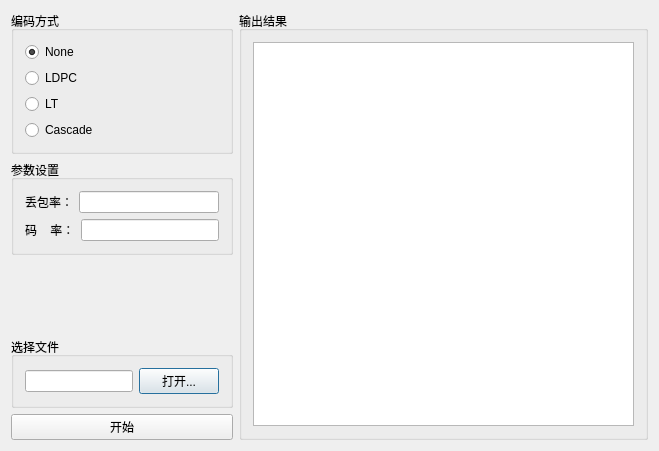
<?xml version="1.0" encoding="UTF-8"?>
<ui version="4.0">
 <class>Dialog</class>
 <widget class="QDialog" name="Dialog">
  <property name="geometry">
   <rect>
    <x>0</x>
    <y>0</y>
    <width>659</width>
    <height>451</height>
   </rect>
  </property>
  <property name="windowTitle">
   <string>Erasure_Code_Test</string>
  </property>
  <layout class="QHBoxLayout" name="horizontalLayout_5">
   <item>
    <layout class="QVBoxLayout" name="verticalLayout_3">
     <item>
      <widget class="QGroupBox" name="encode_groupBox">
       <property name="title">
        <string>编码方式</string>
       </property>
       <layout class="QVBoxLayout" name="verticalLayout">
        <item>
         <widget class="QRadioButton" name="radioButton_none">
          <property name="text">
           <string>None</string>
          </property>
          <property name="checked">
           <bool>true</bool>
          </property>
         </widget>
        </item>
        <item>
         <widget class="QRadioButton" name="radioButton_ldpc">
          <property name="text">
           <string>LDPC</string>
          </property>
         </widget>
        </item>
        <item>
         <widget class="QRadioButton" name="radioButton_lt">
          <property name="text">
           <string>LT</string>
          </property>
         </widget>
        </item>
        <item>
         <widget class="QRadioButton" name="radioButton_cascade">
          <property name="text">
           <string>Cascade</string>
          </property>
         </widget>
        </item>
       </layout>
      </widget>
     </item>
     <item>
      <widget class="QGroupBox" name="groupBox_parameter">
       <property name="title">
        <string>参数设置</string>
       </property>
       <layout class="QVBoxLayout" name="verticalLayout_2">
        <item>
         <layout class="QHBoxLayout" name="horizontalLayout">
          <item>
           <widget class="QLabel" name="label">
            <property name="text">
             <string>丢包率：</string>
            </property>
           </widget>
          </item>
          <item>
           <widget class="QLineEdit" name="lineEdit_para_errorRate"/>
          </item>
         </layout>
        </item>
        <item>
         <layout class="QHBoxLayout" name="horizontalLayout_2">
          <item>
           <widget class="QLabel" name="label_2">
            <property name="text">
             <string>码    率：</string>
            </property>
           </widget>
          </item>
          <item>
           <widget class="QLineEdit" name="lineEdit_para_codeRate">
            <property name="placeholderText">
             <string/>
            </property>
           </widget>
          </item>
         </layout>
        </item>
       </layout>
      </widget>
     </item>
     <item>
      <spacer name="verticalSpacer">
       <property name="orientation">
        <enum>Qt::Vertical</enum>
       </property>
       <property name="sizeHint" stdset="0">
        <size>
         <width>20</width>
         <height>40</height>
        </size>
       </property>
      </spacer>
     </item>
     <item>
      <widget class="QGroupBox" name="groupBox">
       <property name="title">
        <string>选择文件</string>
       </property>
       <layout class="QHBoxLayout" name="horizontalLayout_3">
        <item>
         <widget class="QLineEdit" name="lineEdit_3"/>
        </item>
        <item>
         <widget class="QPushButton" name="pushButton">
          <property name="text">
           <string>打开...</string>
          </property>
         </widget>
        </item>
       </layout>
      </widget>
     </item>
     <item>
      <widget class="QPushButton" name="pushButton_start">
       <property name="text">
        <string>开始</string>
       </property>
      </widget>
     </item>
    </layout>
   </item>
   <item>
    <widget class="QGroupBox" name="groupBox_2">
     <property name="sizePolicy">
      <sizepolicy hsizetype="Preferred" vsizetype="Preferred">
       <horstretch>2</horstretch>
       <verstretch>0</verstretch>
      </sizepolicy>
     </property>
     <property name="title">
      <string>输出结果</string>
     </property>
     <layout class="QHBoxLayout" name="horizontalLayout_4">
      <item>
       <widget class="QTextEdit" name="textEdit">
        <property name="sizePolicy">
         <sizepolicy hsizetype="Preferred" vsizetype="Preferred">
          <horstretch>2</horstretch>
          <verstretch>0</verstretch>
         </sizepolicy>
        </property>
       </widget>
      </item>
     </layout>
    </widget>
   </item>
  </layout>
 </widget>
 <layoutdefault spacing="6" margin="11"/>
 <resources/>
 <connections/>
</ui>
